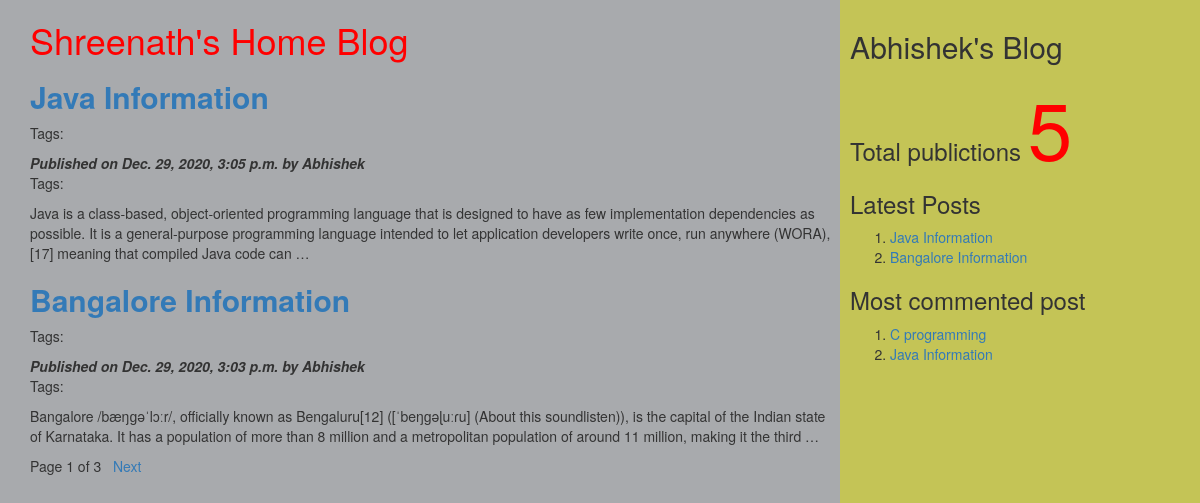
The page / on the database its author committed.
### myApp/models.py (models this page shows, shortened)
class Post(models.Model):
          tags=TaggableManager()
          STATUS_CHOICES=(('draft','Draft'),('published','Published'))
          title=models.CharField(max_length=256)
          slug=models.SlugField(max_length=264,unique_for_date='publish')
          author=models.ForeignKey(User,related_name='blog_posts',on_delete= models.CASCADE)
          body=models.TextField()
          publish=models.DateTimeField(default=timezone.now)
          created=models.DateTimeField(auto_now_add=True)
          updated=models.DateTimeField(auto_now=True)
          status= models.CharField(max_length=10,choices=STATUS_CHOICES,default='draft')
          objects=CustomManager()
          class Meta:
                ordering=('-publish',)
          def get_absolute_url(self):
                return reverse('post_detail',args=[self.publish.year,self.publish.strftime('%m'),self.publish.strftime('%d'),self.slug])

### myApp/views.py (the view)
# urls.py: url(r'^$',views.post_list_view),
def post_list_view(request,tag_slug=None):
    post_list=Post.objects.all()
    tag=None
    if tag_slug:
        tag=get_object_or_404(Tag,slug=tag_slug)#provided slug
        post_list=post_list.filter(tags__in=[tag])
    paginator=Paginator(post_list,2) #step1
    page_number=request.GET.get('page') #step2
    try:
       post_list=paginator.page(page_number) #step2
    except PageNotAnInteger:
       post_list=paginator.page(1) #step 3
    except EmptyPage:
      post_list=paginator.page(paginator.num_pages) #step 4
    d={'post_list':post_list,'tag':tag}
    return render(request,'myApp/post_list.html',d)

### myApp/models.py (called while the page is built)
    def get_queryset(self):
        return super().get_queryset().filter(status='published')

### myApp/templatetags/mytags.py (called while the page is built)
@register.simple_tag
def total_posts():
    return Post.objects.count()

@register.inclusion_tag('myApp/latest_post.html')
def show_latest_posts(count=3):
    latest_posts=Post.objects.order_by('-publish')[:count]
    return {'latest_posts':latest_posts}

@register.simple_tag
def get_most_commented_posts(count=2):
    return Post.objects.annotate(total_comments=Count('comments')).order_by('-total_comments')[:count]

### templates/myapp/post_list.html (shortened to what this page needs)
<html>
    {%extends 'myApp/parent.html'%}
        {%block content_block%}
        <h1 style="color:red">Shreenath's Home Blog</h1>
        {%for post in post_list%}
        <a href="{{post.get_absolute_url}}"><h2><b>{{post.title}}</b></h2></a>
         <p>Tags:
          </p>
        <i><b>Published on {{post.publish}} by {{post.author|title}}</b></i>
        <p>Tags:{{post.tags.all|join:','}}</p>
        {{post.body|truncatewords:40|linebreaks}}
        {%endfor%}
        {%include 'myApp/pagination.html' with page=post_list%}
        {%endblock%}

### templates/myapp/parent.html (shortened to what this page needs)
<html>
{%load mytags%}
    <head>
        <link rel="stylesheet" href="https://maxcdn.bootstrapcdn.com/bootstrap/3.3.7/css/bootstrap.min.css">
    </head>
    <body>
        <div class="content" style="width:70%;float:left;background-color:a8aaad;height:300%;padding:0 0 0 30px">
              {%block content_block%}
              {%endblock%}
        </div>
        <div class="sidebar" style="width:30%;float:right;background-color:#c4c456;height:300%;padding:10px">
            <h2>Abhishek's Blog</h2>
            <h3>Total publictions
              <span style="color:red;font-size:80px">
              {%total_posts%}</span>
              <h3>Latest Posts</h3>
              {% show_latest_posts 2 %}
              <h3>Most commented post</h3>
              {%get_most_commented_posts as m%}
              <ol>
                {%for post in m%}
                <li><a href="{{post.get_absolute_url}}">{{post.title}}</a></li>
                {%endfor%}
              </ol>
            </h3>
        </div>
    </body>
</html>

### templates/myapp/latest_post.html
<!DOCTYPE html>
<html lang="en" dir="ltr">
  <body>
    <ol>
    {%for post in latest_posts%}
    <li><a href="{{post.get_absolute_url}}">{{post.title}}</a></li>
    {%endfor%}
    </ol>
  </body>
</html>

### rows shown on the page
Post: title "Java Information", publish "Dec. 29, 2020, 3:05 p.m.", author "Abhishek", body "Java is a class-based, object-oriented programming language that is designed to have as few implementation dependencies as possible. It is a general-purpose programming language intended to let application developers write once, run anywhere (WORA),[17] meaning that compiled Java code can …"
Post: title "Bangalore Information", publish "Dec. 29, 2020, 3:03 p.m.", author "Abhishek", body "Bangalore /bæŋɡəˈlɔːr/, officially known as Bengaluru[12] ([ˈbeŋɡəɭuːɾu] (About this soundlisten)), is the capital of the Indian state of Karnataka. It has a population of more than 8 million and a metropolitan population of around 11 million, making it the third …"
Post: title "C programming"

### other values the page prints
{{ page.number }} "1"
{{ page.paginator.num_pages }} "3"
